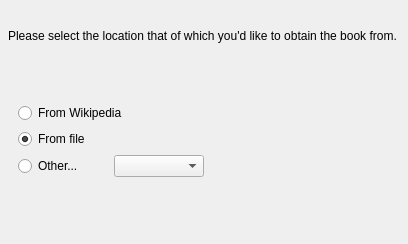
<?xml version="1.0" encoding="UTF-8"?>
<ui version="4.0">
 <class>AdditionSelectionPage</class>
 <widget class="QWizardPage" name="AdditionSelectionPage">
  <property name="geometry">
   <rect>
    <x>0</x>
    <y>0</y>
    <width>408</width>
    <height>244</height>
   </rect>
  </property>
  <property name="windowTitle">
   <string>WizardPage</string>
  </property>
  <property name="title">
   <string>Book Source Selection</string>
  </property>
  <property name="subTitle">
   <string>Select the location that you'd like to get the book from.</string>
  </property>
  <widget class="QLabel" name="label">
   <property name="geometry">
    <rect>
     <x>8</x>
     <y>12</y>
     <width>391</width>
     <height>47</height>
    </rect>
   </property>
   <property name="text">
    <string>Please select the location that of which you'd like to obtain the book from.</string>
   </property>
   <property name="wordWrap">
    <bool>true</bool>
   </property>
  </widget>
  <widget class="QWidget" name="horizontalLayoutWidget">
   <property name="geometry">
    <rect>
     <x>18</x>
     <y>67</y>
     <width>377</width>
     <height>147</height>
    </rect>
   </property>
   <layout class="QHBoxLayout" name="horizontalLayout">
    <item>
     <layout class="QVBoxLayout" name="verticalLayout">
      <item>
       <spacer name="verticalSpacer">
        <property name="orientation">
         <enum>Qt::Vertical</enum>
        </property>
        <property name="sizeHint" stdset="0">
         <size>
          <width>20</width>
          <height>40</height>
         </size>
        </property>
       </spacer>
      </item>
      <item>
       <widget class="QRadioButton" name="radioButtonWiki">
        <property name="whatsThis">
         <string>Select this to use a WikiMedia (WikiNews, Wikipedia, etc) to obtain information for your transcription.</string>
        </property>
        <property name="text">
         <string>From Wikipedia</string>
        </property>
       </widget>
      </item>
      <item>
       <widget class="QRadioButton" name="radioButtonFile">
        <property name="whatsThis">
         <string>Select this option to use a local file (*.spch) to use for transcription.</string>
        </property>
        <property name="text">
         <string>From file</string>
        </property>
        <property name="checked">
         <bool>true</bool>
        </property>
       </widget>
      </item>
      <item>
       <layout class="QHBoxLayout" name="horizontalLayout_2">
        <property name="sizeConstraint">
         <enum>QLayout::SetFixedSize</enum>
        </property>
        <item>
         <widget class="QRadioButton" name="radioButtonCustom">
          <property name="whatsThis">
           <string>Select this option to choose from a drop-list of other sources that you can pull sources from to use for transcription.</string>
          </property>
          <property name="text">
           <string>Other...</string>
          </property>
         </widget>
        </item>
        <item>
         <widget class="QComboBox" name="comboBox"/>
        </item>
       </layout>
      </item>
      <item>
       <spacer name="verticalSpacer_2">
        <property name="orientation">
         <enum>Qt::Vertical</enum>
        </property>
        <property name="sizeHint" stdset="0">
         <size>
          <width>20</width>
          <height>40</height>
         </size>
        </property>
       </spacer>
      </item>
     </layout>
    </item>
    <item>
     <widget class="QLabel" name="lblDescription">
      <property name="text">
       <string/>
      </property>
      <property name="alignment">
       <set>Qt::AlignCenter</set>
      </property>
      <property name="wordWrap">
       <bool>true</bool>
      </property>
     </widget>
    </item>
   </layout>
  </widget>
 </widget>
 <resources/>
 <connections>
  <connection>
   <sender>radioButtonCustom</sender>
   <signal>toggled(bool)</signal>
   <receiver>comboBox</receiver>
   <slot>setEnabled(bool)</slot>
   <hints>
    <hint type="sourcelabel">
     <x>52</x>
     <y>167</y>
    </hint>
    <hint type="destinationlabel">
     <x>146</x>
     <y>156</y>
    </hint>
   </hints>
  </connection>
 </connections>
</ui>
